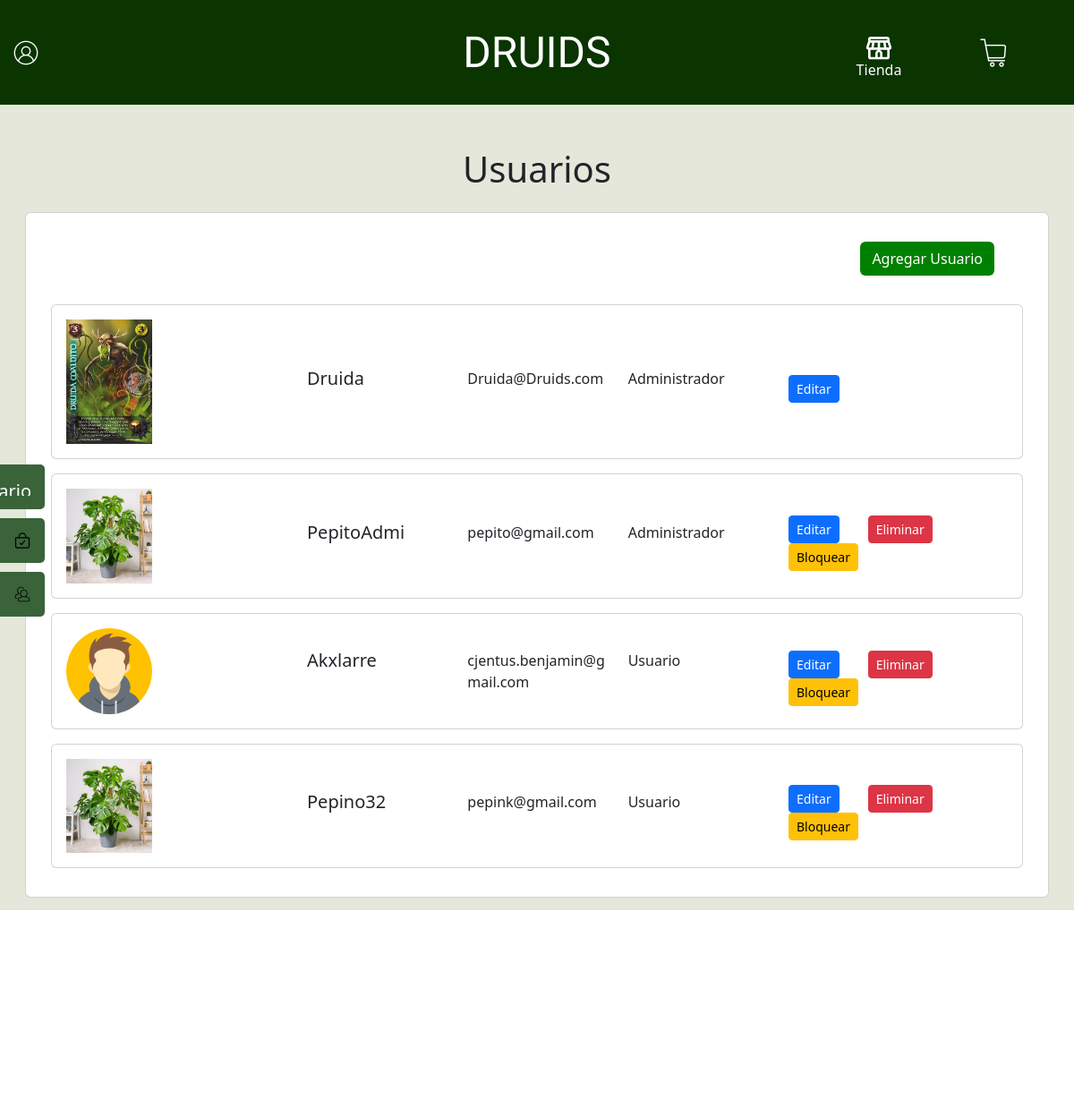
Screenshot of /listaUsuarios/ (signed in) with the database file from the repository.
### Druids/models.py (models this page shows, shortened)
class Usuario(models.Model):
    usuario = models.OneToOneField(User, on_delete=models.CASCADE)
    nombre_usuario = models.CharField(max_length=50, unique=True, verbose_name="Nombre de usuario")
    rut = models.CharField(max_length=10, unique=True, verbose_name="RUT", blank=True, null=True)
    correo = models.EmailField(unique=True, verbose_name="Correo Electrónico")
    foto_perfil = models.ImageField(upload_to='usuarios/', blank=True, null=True, verbose_name="Foto de perfil")
    direccion = models.CharField(max_length=255, blank=True, null=True, verbose_name="Dirección")
    rol = models.CharField(max_length=20, choices=[('Administrador', 'Administrador'), ('Usuario', 'Usuario')], verbose_name="Rol")

### Druids/views.py (the view)
# urls.py: path('listaUsuarios/', listaUsuarios, name='listaUsuarios'),
@login_required
@user_passes_test(es_superusuario, login_url='/sinPermiso/')
def listaUsuarios(request):
    if request.method == 'POST':
        form = RegistroAdminForm(request.POST)
        if form.is_valid():
            user = form.save(commit=False)
            rol = form.cleaned_data.get('rol')
            if rol == 'Administrador':
                user.is_superuser = True
                user.is_staff = True
            else:
                user.is_superuser = False
                user.is_staff = False
            user.save()
            print("User saved successfully")
            usuario = Usuario(
                usuario=user,
                nombre_usuario=form.cleaned_data.get('username'),
                correo=form.cleaned_data.get('email'),
                rol=rol
            )
            usuario.save()
            print("Usuario saved successfully")
            return redirect('listaUsuarios')
        else:
            print("Formulario no válido")
            print(form.errors)
    else:
        form = RegistroAdminForm()
    usuarios = Usuario.objects.all()
    data = {
        'usuarios': usuarios,
        'form': form
    }
    return render(request, 'Druids/listaUsuarios.html', data )

### Druids/context_processors.py (called while the page is built)
def carrito_items_contador(request):
    if request.user.is_authenticated:
        contador = CarritoItem.objects.filter(usuario=request.user).count()
    else:
        contador = CarritoItem.objects.count()
    return {'carrito_items_contador': contador}

### Druids/views.py (called while the page is built)
def es_superusuario(user):
    return user.is_superuser

### Druids/templates/Druids/listaUsuarios.html (shortened to what this page needs)
{% extends 'Druids/base.html' %}
{% load static %}
{% load crispy_forms_tags %}
{% block contenido %}
<link rel="stylesheet" href="{% static 'Druids/css/listaUsuarios.css' %}">
<main>
    <div class="container-fluid Historial mt-5">
        <div class="row">
            <div class="col-12">
                <h1 class="text-center">Usuarios</h1>
            </div>
        </div>
        <div class="card m-3">
            <div class="contenedor-boton-agregar">
                <button class="btn boton-agregar-usuario mt-3" id="boton-agregar-usuario" type="button" data-bs-toggle="modal"
                    data-bs-target="#ModalAgregar">Agregar Usuario</button>
            </div>
            <div class="card-body">
                <div class="container-fluid mt-3">
                    <div class="col-12 mb-3">
                        {% for usuario in usuarios %}
                        <div class="card mt-3">
                            <div class="card-body row d-flex align-items-center">
                                {% if usuario.foto_perfil %}
                                <div class="col-md-3 contenedor-imagen">
                                    <img class="imagenPerfil" src="{{ usuario.foto_perfil.url }}"
                                        alt="imagen de perfil">
                                </div>
                                {% else %}
                                <div class="col-md-3 contenedor-imagen">
                                    <img class="imagenPerfil" src="{% static 'Druids/img/avatar.svg' %}"
                                        alt="imagen de perfil">
                                </div>
                                {% endif %}
                                <div class="col-sm-12 col-md-6">
                                    <div class="row contenedor-informacion">
                                        <div class="col-sm-4">
                                            <h5 class="card-title ">{{ usuario.nombre_usuario }}</h5>
                                        </div>
                                        <div class="col-sm-4">
                                            <p class="card-text">{{ usuario.correo }}</p>
                                        </div>
                                        <div class="col-sm-4">
                                            <p class="card-text">{{ usuario.rol }}</p>
                                        </div>
                                    </div>
                                </div>
                                <di class="col-md-3 mt-3">
                                    <div class="row d-flex justify botones-usuarios">
                                        <div class="col-sm-auto">
                                            <a href="{% url 'editarUsuario' usuario.id %}" class="btn btn-sm btn-primary me-2">Editar</a>
                                        </div>
                                        {% if usuario.usuario != request.user %}
                                        <div class="col-sm-auto">
                                            <a href="#" class="btn btn-sm btn-danger me-2"
                                                data-bs-toggle="modal" data-bs-target="#ModalEliminar"
                                                data-id="{{ usuario.id }}"
                                                data-nombre="{{ usuario.nombre_usuario }}">Eliminar
                                            </a>
                                        </div>
                                        {% if usuario.usuario.is_active %}
                                        <div class="col-sm-auto"> <a href="#" class="btn btn-sm btn-warning me-2"
                                                    data-bs-toggle="modal" data-bs-target="#ModalBloquear" data-id="{{ usuario.id }}" data-nombre="{{ usuario.nombre_usuario }}">Bloquear</a>
                                        </div>
                                        {% else %}
                                        <div class="col-sm-auto"> <a href="#" class="btn btn-sm btn-success me-2"
                                                    data-bs-toggle="modal"
                                                    data-bs-target="#ModalDesbloquear" data-id="{{ usuario.id }}" data-nombre="{{ usuario.nombre_usuario }}">Desbloquear</a>
                                         </div>
                                        {% endif %}
                                        {% endif %}
                                        </div>
                                    </di>
                                </div>
                            </div>
                            {% endfor %}
                        </div>
                    </div>
                </div>
            </div>
        </div>
</main>
{% endblock %}

### Druids/static/Druids/css/base.css (style rules this page uses)
body { background-color: #e5e7da; }

### Druids/static/Druids/css/listaUsuarios.css (style rules this page uses)
.contenedor-boton-agregar { display: flex; justify-content: flex-end; margin-right: 5vw; margin-top: 1rem; }
.imagenPerfil { max-width: 6rem; }
.boton-agregar-usuario { background-color: green; color: white; }

### rows the page displays
Usuario: foto_perfil (picture), nombre_usuario "Druida", correo "Druida@Druids.com", rol "Administrador"
Usuario: foto_perfil (picture), nombre_usuario "PepitoAdmi", correo "pepito@gmail.com", rol "Administrador"
Usuario: nombre_usuario "Akxlarre", correo "cjentus.benjamin@gmail.com", rol "Usuario"
Usuario: foto_perfil (picture), nombre_usuario "Pepino32", correo "pepink@gmail.com", rol "Usuario"
